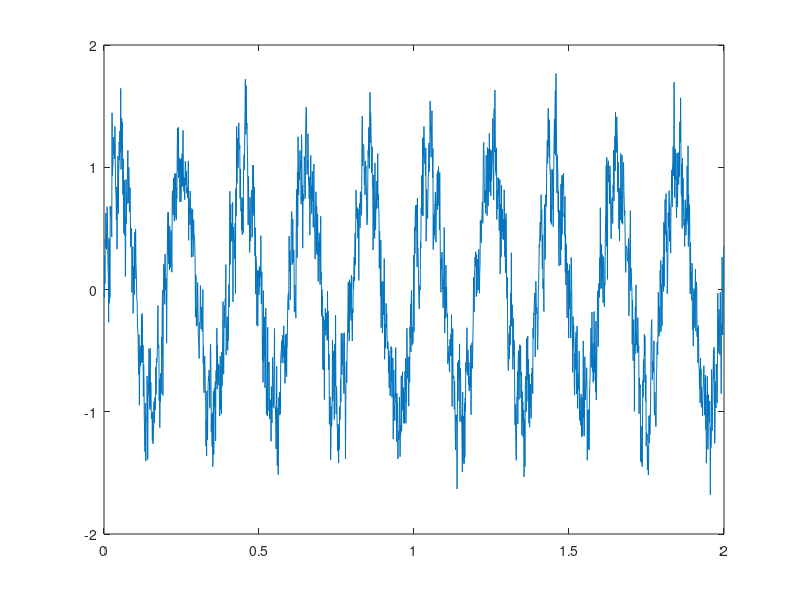

MATLAB code for this plot:
%%Creates a simulated signal that will change in coupling strength based on
%%events given in a

t = [0:.001:60]; % interval for longer simulations
ts=[0:.001:2]; % sample interval (time)
f1=5; %lower frequency
f2=40; % higher frequency
A1=1; % amplitude for f1
A2=1; % amplitude for f2
A3=1; % amplitude for f3

low=A1*sin(2*pi*f1*ts); % lower frequency oscillation over ts (2 seconds)
high=A2*sin(2*pi*f2*ts);  % higher frequency oscillation over ts (2 seconds)
dist=A3*sin(2*pi*42*ts); %disturbance at 42 Hz over ts (2 seconds)

%%a=1; % coupling strength 
b=0.2; % amplitude of compound higher frequency
a=ones(1,2001);
a(1,200:220)=5;
% a(1,400:410)=5;
a(1,600:620)=5;
%a(1,800:810)=5;
a(1,1000:1020)=5;
%a(1,1200:1210)=5;
a(1,1400:1420)=5;
%a(1,1600:1610)=5;
a(1,1800:1820)=5;

sim=low+b*(a.*low.*high+dist);  % simulated data
sim=sim+randn(size(sim))*0.2;
figure()
plot(ts,sim)

events=[200 600 1000 1400 1800];
